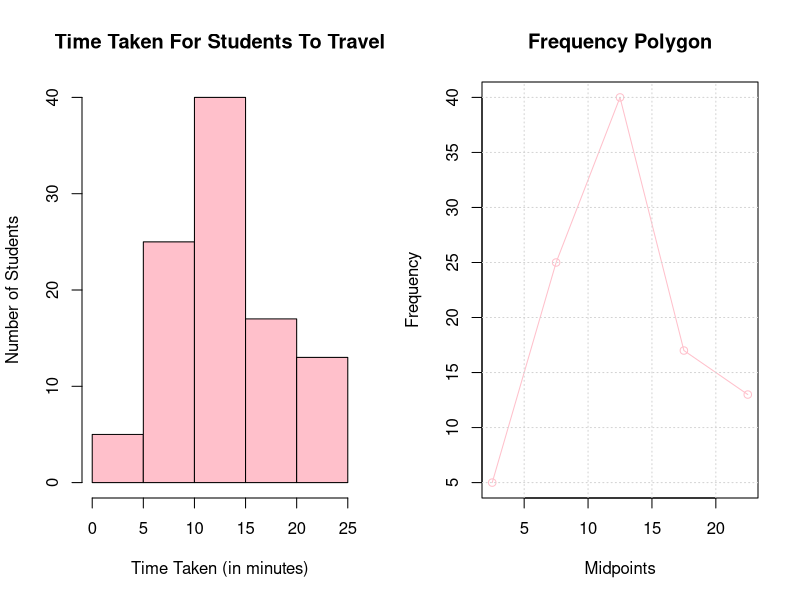

This figure's R source:


par(mfrow=c(1,2))


students <- c(5, 25, 40, 17, 13)
lower=seq(0,20,5)
upper=seq(5,25,5)
midpoint=(lower+upper)/2
value<-rep(midpoint,students)

hist(value, 
        breaks=c(0,5,10,15,20,25),  
        col = "pink",                   
        main = "Time Taken For Students To Travel", 
        xlab = "Time Taken (in minutes)",  
        ylab = "Number of Students"       
)





lower <- seq(0, 20, 5)
upper <- seq(5, 25, 5)
freq <- c(5, 25, 40, 17, 13)
mid <- (lower + upper) / 2

plot(mid, freq,
     type="o", 
     col="pink", 
     xlab="Midpoints", 
     ylab="Frequency", 
     main="Frequency Polygon")
grid()

